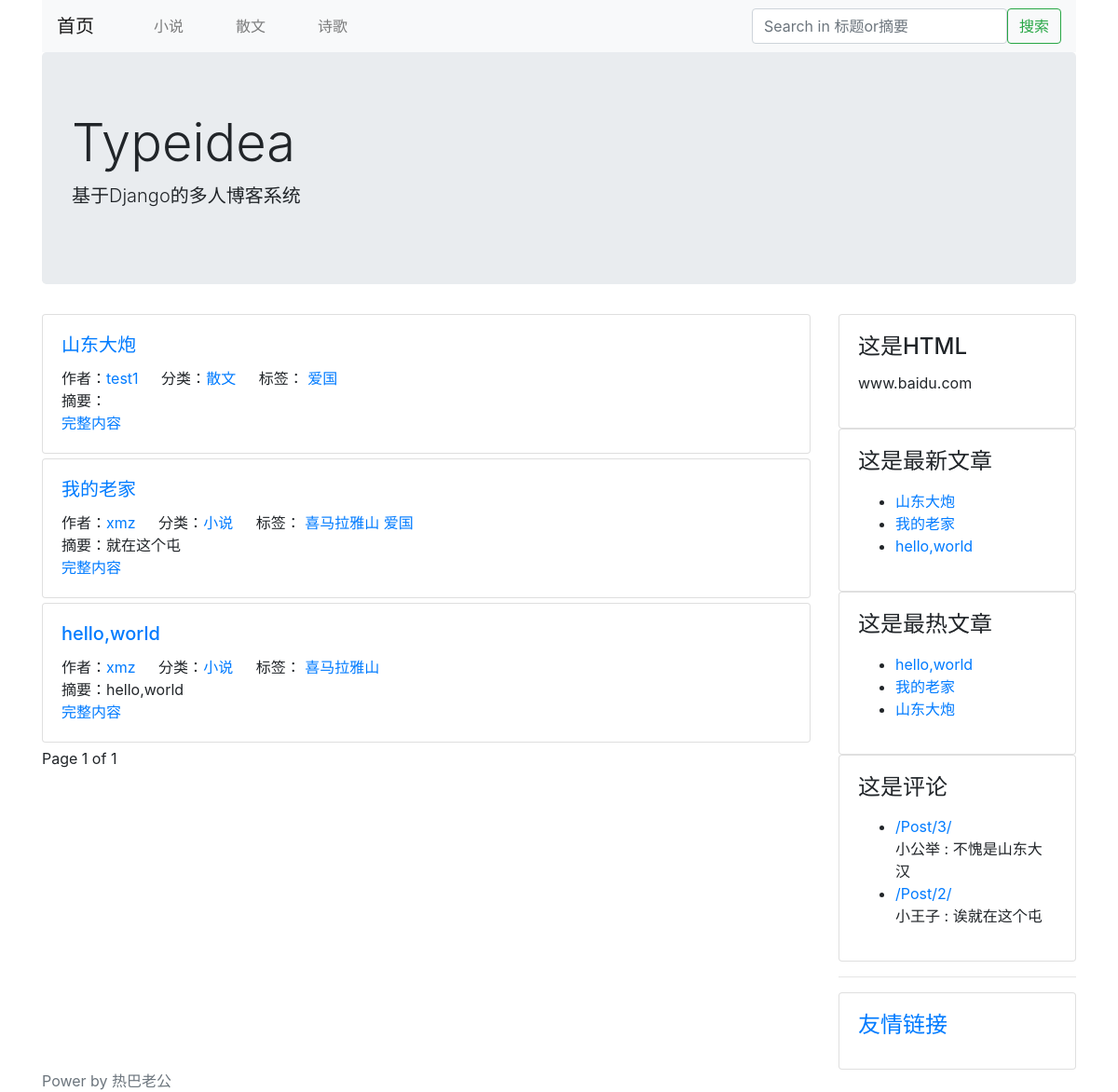
Before: / with the older database file.
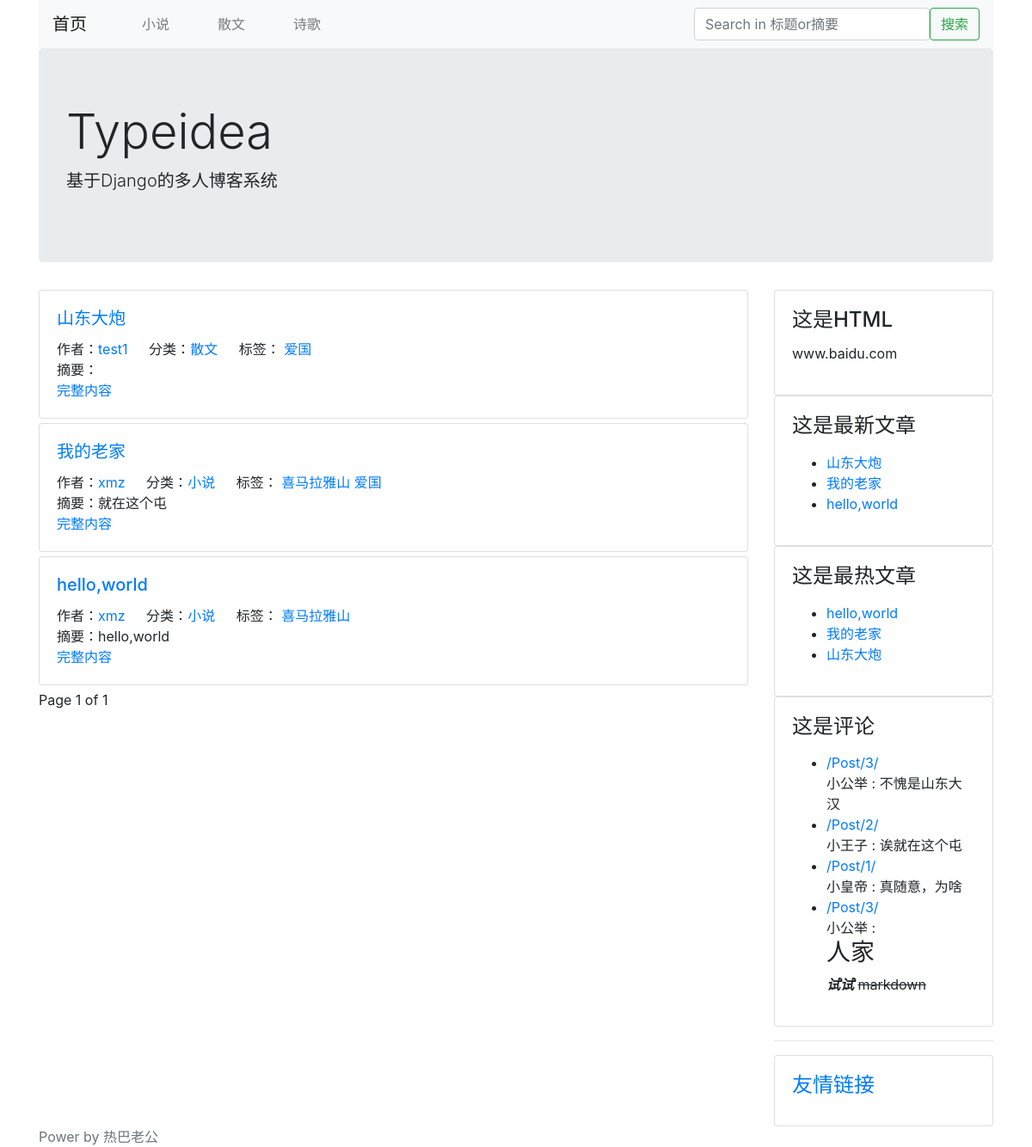
After: the same page with the newer database file.
### blog/models.py (models this page shows, shortened)
class Category(models.Model):
    STATUS_NORMAL = 1
    STATUS_DELETE = 0
    STATUS_ITEMS = (
        (STATUS_NORMAL, '正常'),
        (STATUS_DELETE, '删除'),
    )
    name = models.CharField(max_length=50, verbose_name="名称")
    status = models.PositiveIntegerField(default=STATUS_NORMAL, choices=STATUS_ITEMS, verbose_name="状态")
    is_nav = models.BooleanField(default=False, verbose_name="是否为导航")
    owner = models.ForeignKey(User, verbose_name="作者")
    created_time = models.DateTimeField(auto_now_add=True, verbose_name="创建时间")
    class Meta:
        verbose_name = verbose_name_plural = "分类"
    @classmethod
    def get_navs(cls):
        categories=cls.objects.filter(status=cls.STATUS_NORMAL)
        nav_categories=[]
        normal_categories=[]
        for i in categories:
            if i.is_nav:
                nav_categories.append(i)
            else:
                normal_categories.append(i)
        dict={
            'navs':nav_categories,
            'categories':normal_categories,
        }
        return dict

class Post(models.Model):
    STATUS_NORMAL = 1
    STATUS_DELETE = 0
    STATUS_DRAFT = 2
    STATUS_ITEMS = (
        (STATUS_NORMAL, '正常'),
        (STATUS_DELETE, '删除'),
        (STATUS_DRAFT, '草稿'),
    )
    title = models.CharField(max_length=255, verbose_name="标题")
    desc = models.CharField(max_length=1024, blank=True, verbose_name="摘要", help_text="可以为空")
    content = models.TextField(verbose_name="正文", help_text="正文必须为MarkDown格式")
    content_html=models.TextField(verbose_name='正文HTML代码',blank=True,editable=False)
    status = models.PositiveIntegerField(default=STATUS_NORMAL, choices=STATUS_ITEMS, verbose_name="状态")
    category = models.ForeignKey(Category, verbose_name="分类")
    tag = models.ManyToManyField(Tag, verbose_name="标签")
    owner = models.ForeignKey(User, verbose_name="作者")
    created_time = models.DateTimeField(auto_now_add=True, verbose_name="创建时间")
    pv=models.PositiveIntegerField(default=1)
    uv=models.PositiveIntegerField(default=1)
    class Meta:
        verbose_name = verbose_name_plural = "文章"
        ordering = ['-id']  # 根据id降序排列
    @classmethod
    def latest_posts(cls):
        queryset=cls.objects.filter(status=cls.STATUS_NORMAL)
        return queryset
    @classmethod
    def hot_posts(cls):
        return cls.objects.filter(status=Post.STATUS_NORMAL).order_by('-pv')

class Tag(models.Model):
    STATUS_NORMAL = 1
    STATUS_DELETE = 0
    STATUS_ITEMS = (
        (STATUS_NORMAL, '正常'),
        (STATUS_DELETE, '删除'),
    )
    name = models.CharField(max_length=10, verbose_name="名称")
    status = models.PositiveIntegerField(default=STATUS_NORMAL, choices=STATUS_ITEMS, verbose_name="状态")
    owner = models.ForeignKey(User, verbose_name="作者")
    created_time = models.DateTimeField(auto_now_add=True, verbose_name="创建时间")
    class Meta:
        verbose_name = verbose_name_plural = "标签"

### config/models.py (models this page shows, shortened)
class SideBar(models.Model):
    STATUS_SHOW = 1
    STATUS_HIDE = 0
    STATUS_ITEMS = (
        (STATUS_SHOW, "展示"),
        (STATUS_HIDE, "隐藏"),
    )
    DISPLAY_HTML = 1
    DISPLAY_LATEST = 2
    DISPLAY_HOT = 3
    DISPLAY_COMMENT = 4
    SIDE_TYPE = (
        (DISPLAY_HTML, "HTML"),
        (DISPLAY_LATEST, "最新文章"),
        (DISPLAY_HOT, "最热文章"),
        (DISPLAY_COMMENT, "最近评论"),
    )
    title = models.CharField(max_length=50, verbose_name="标题")
    display_type = models.PositiveIntegerField(default=1, choices=SIDE_TYPE, verbose_name="展示类型")
    content = models.CharField(max_length=500, blank=True, verbose_name="内容", help_text="如果设置的不是HTML类型，可为空")
    status = models.PositiveIntegerField(default=STATUS_SHOW, choices=STATUS_ITEMS, verbose_name="状态")
    owner = models.ForeignKey(User, verbose_name="作者")
    created_time = models.DateTimeField(auto_now_add=True, verbose_name="创建时间")
    class Meta:
        verbose_name = verbose_name_plural = "侧边栏"
    @classmethod
    def get_all(cls):
        return cls.objects.filter(status=SideBar.STATUS_SHOW)
    @property
    def content_html(self):
        from blog.models import Post
        from comment.models import Comment
        result = ''
        if self.display_type == self.DISPLAY_HTML:
            result = self.content
        elif self.display_type == self.DISPLAY_LATEST:
            context = {
                'posts': Post.latest_posts(),
            }
            result = render_to_string('config/blocks/sidebar_posts.html', context=context)
        elif self.display_type == self.DISPLAY_HOT:
            context = {
                'posts': Post.hot_posts(),
            }
            result = render_to_string('config/blocks/sidebar_posts.html', context=context)
        elif self.display_type == self.DISPLAY_COMMENT:
            context = {
                'comments': Comment.objects.filter(status=Comment.STATUS_NORMAL)
            }
            result = render_to_string('config/blocks/sidebar_comments.html', context=context)
        return result

### comment/models.py (models this page shows, shortened)
class Comment(models.Model):
    STATUS_NORMAL = 1
    STATUS_DELETE = 0
    STATUS_ITEMS = (
        (STATUS_NORMAL, '正常'),
        (STATUS_DELETE, '删除'),
    )
    target = models.CharField(max_length=100, verbose_name="评论目标")
    content = models.CharField(max_length=2000, verbose_name="内容")
    nickname = models.CharField(max_length=50, verbose_name="昵称")
    website = models.URLField(verbose_name="网站")
    email = models.EmailField(verbose_name="邮箱")
    status = models.PositiveIntegerField(default=STATUS_NORMAL, choices=STATUS_ITEMS, verbose_name="状态")
    created_time = models.DateTimeField(auto_now_add=True, verbose_name="创建时间")
    class Meta:
        verbose_name = verbose_name_plural = "评论"

### blog/views.py (the view)
# urls.py: url(r'^$',IndexView.as_view(),name='index'),
class IndexView(CommonViewMixin, ListView):
    queryset = Post.latest_posts()
    paginate_by = 5
    context_object_name = 'post_list'
    template_name = 'blog/list.html'

### blog/views.py (called while the page is built)
    def get_context_data(self, **kwargs):
        context = super().get_context_data(**kwargs)
        context.update({
            'sidebars': SideBar.get_all(),
            'God':'热巴老公',
        })
        context.update(Category.get_navs())
        return context

### typeidea/thems/bootstrap/templates/blog/list.html (shortened to what this page needs)
{% extends "./base.html" %}
{% block main %}
    {% for post in post_list %}
    <div class="card post">
        <div class="card-body">
            <h5 class="card-title"><a href="{% url 'post-detail' post.id %}">{{ post.title }}</a> </h5>
            <span class="card-link">作者：<a href="{% url 'author-list' post.owner.id %}">{{ post.owner.username }}</a> </span>
            <span class="card-link">分类：<a href="{% url 'category-list' post.category.id %}">{{ post.category.name }}</a> </span>
            <span class="card-link">标签：
                {% for tag in post.tag.all %}
                <a href="{% url 'tag-list' tag.id %}">{{ tag.name }}</a>
                {% endfor %}
            </span>
            <p class="card-text">摘要：{{ post.desc }}
                <br>
                <a href="{% url 'post-detail' post.id %}">完整内容</a>
        </div>
    </div>
    {% endfor %}
    {% if page_obj %}
        Page {{page_obj.number }} of {{ paginator.num_pages }}
    {% endif %}
{% endblock %}

### typeidea/thems/bootstrap/templates/blog/base.html (shortened to what this page needs)
<!DOCTYPE HTML>
<html lang="en">
    <head>
        <link rel="stylesheet" href="https://cdn.bootcss.com/bootstrap/4.0.0/css/bootstrap.css">
    </head>
<body>
    <div class="container head">
        <nav class="navbar navbar-expand-lg navbar-light bg-light">
            <a class="navbar-brand" href="/">首页</a>
            <div class="collapse navbar-collapse" id="navbarSupportedContent">
                <ul class="navbar-nav mr-auto">
                    {% for cate in navs %}
                    <ul class="nav-item">
                        <a class="nav-link" href="{% url 'category-list' cate.id %}">{{ cate.name }}</a>
                    </ul>
                    {% endfor %}
                </ul>
                <form class="form-inline " action="/search/" method="GET">
                    <input class="form-control " type="search" name="keyword" placeholder="Search in 标题or摘要" aria-label="Search" value="{{ keyword }}">
                    <button class="btn btn-outline-success" type="submit">搜索</button>
                </form>
            </div>
        </nav>
        <div class="jumbotron">
            <h1 class="display-4">Typeidea</h1>
            <p class="lead">基于Django的多人博客系统</p>
        </div>
    </div>
    <div class="container main">
        <div class="row">
            <div class="col-9 post-list">
                {% block main %}
                {% endblock %}
            </div>
            <div class="col-3">
                {% block sidebar %}
                    {% for sidebar in sidebars %}
                    <div class="card sidebar">
                        <div class="card-body">
                            <h4 class="card-title">{{ sidebar.title }}</h4>
                            <p>
                                {{ sidebar.content_html }}
                            </p>
                        </div>
                    </div>
                    {% endfor %}
                {% endblock %}
                <hr/>
                <div class="card sidebar">
                    <div class="card-body">
                        <h4 class="card-title"><a href="{% url 'link-list'  %}">友情链接</a></h4>
                    </div>
                </div>
            </div>
        </div>
    </div>
<footer class="footer">
    {% block footer %}
    <div class="container power">
        <span class="text-muted" >Power by {{ God }}</span>
    </div>
    {% endblock %}
</footer>
</body>
</html>

### typeidea/thems/bootstrap/templates/config/blocks/sidebar_posts.html (shortened to what this page needs)
<!DOCTYPE html>
<html lang="en">
<head>
</head>
<body>
<ul>
    {% for post in posts %}
    <li>
        <a href="{% url 'post-detail' post.id %}">{{ post.title }}</a>
    </li>
    {% endfor %}
</ul>
</body>
</html>

### typeidea/thems/bootstrap/templates/config/blocks/sidebar_comments.html (shortened to what this page needs)
<!DOCTYPE html>
<html lang="en">
<head>
</head>
<body>
<ul>
    {% for comment in comments %}
    <li>
        <a href="{{ comment.target }}">{{ comment.target.title }}</a>
        <br/>
        {% autoescape off %}
        {{ comment.nickname }} : {{ comment.content }}
        {% endautoescape %}
    </li>
    {% endfor %}
</ul>
</body>
</html>

Changed rows visible on the page:
added Comment: target "/Post/1/", nickname "小皇帝", content "真随意，为啥", shown under SideBar "这是评论"
added Comment: target "/Post/3/", nickname "小公举", content "人家 试试 markdown", shown under SideBar "这是评论"
